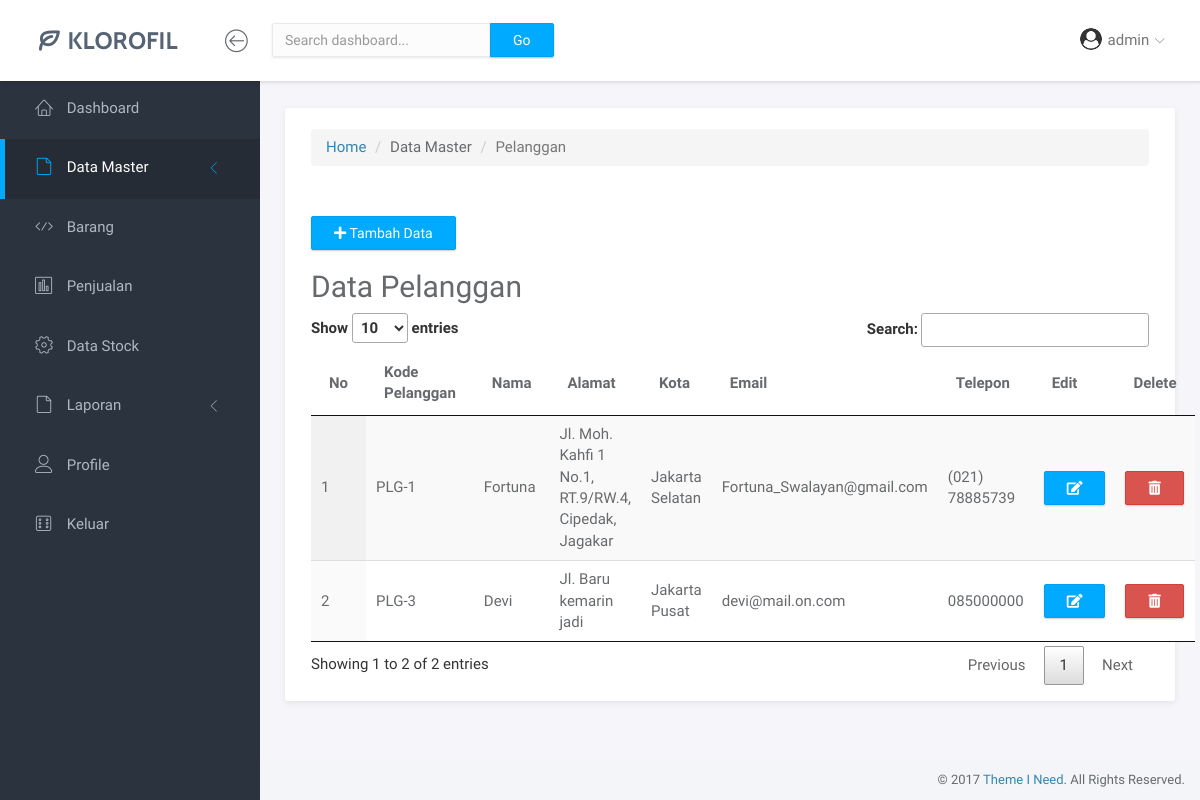
Before: /3-Dashboard-Pelanggan.php (signed in) with the older database file.
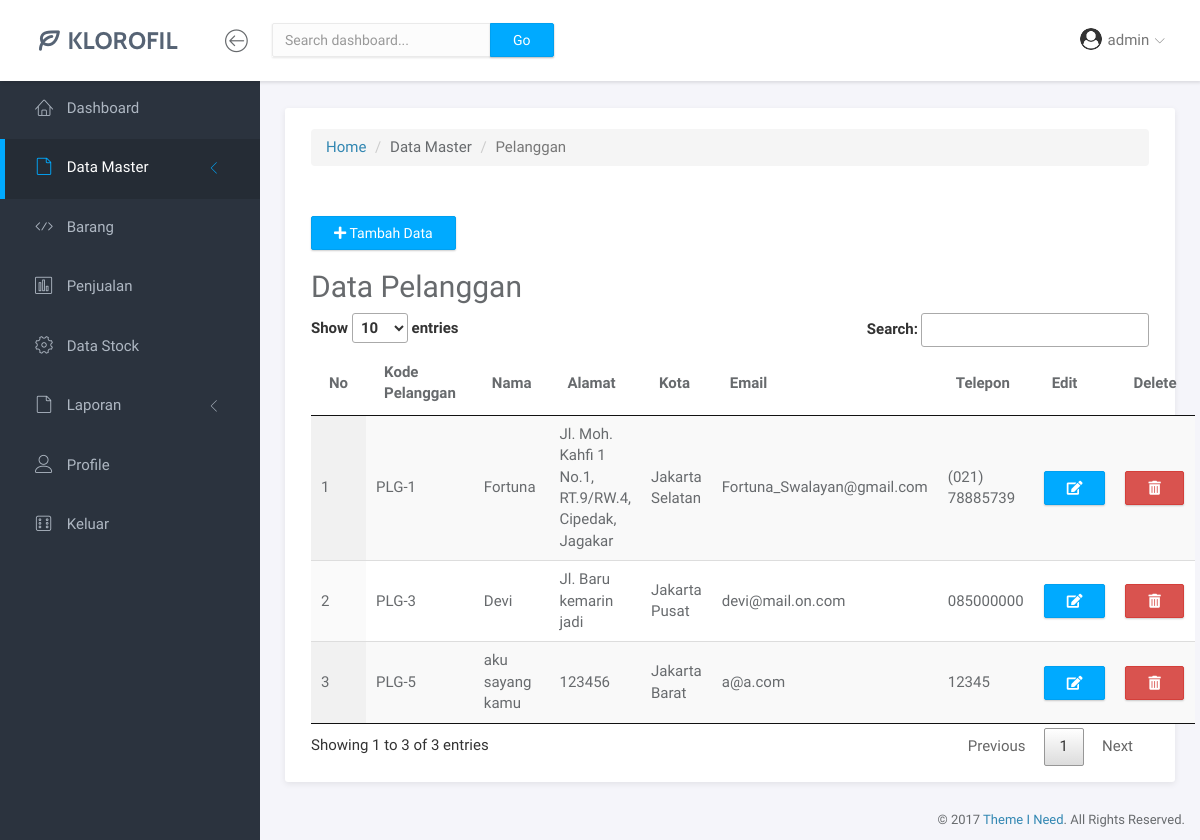
After: the same page with the newer database file.
### tables this page shows
CREATE TABLE `pelanggan` (
  `Kode_Pelanggan` varchar(12) NOT NULL,
  `Nama_Pelanggan` varchar(30) NOT NULL,
  `Alamat_Pelanggan` varchar(255) NOT NULL,
  `Kota_Pelanggan` varchar(30) NOT NULL,
  `Email_Pelanggan` varchar(30) DEFAULT NULL,
  `Telp_Pelanggan` varchar(30) DEFAULT NULL,
  `deleted` tinyint(1) NOT NULL DEFAULT 0
);

### functions/functions-pelanggan.php (called while the page is built, shortened)
<?php
$conn = mysqli_connect("localhost", "root", "", "kpdiana");
function query($query) {
	global $conn;
	$result = mysqli_query($conn, $query);
	$rows = [];
	while( $row = mysqli_fetch_assoc($result) ) {
		$rows[] = $row;
	}
	return $rows;
}
?>

### 3-Dashboard-Pelanggan.php (the view, shortened to what this page needs)
<?php
require 'functions/functions-pelanggan.php';
$daftarpelanggan = query("SELECT * FROM pelanggan WHERE deleted = 0");
?>
<!doctype html>
<html lang="en">
<head>
    <link rel="stylesheet" href="assets/vendor/bootstrap/css/bootstrap.min.css">
    <link rel="stylesheet" href="assets/vendor/fontawesome-free-5.15.3-web/css/all.css">
    <link rel="stylesheet" href="assets/vendor/linearicons/style.css">
    <link rel="stylesheet" href="assets/vendor/chartist/css/chartist-custom.css">
    <link rel="stylesheet" href="assets/css/main.css">
    <link rel="stylesheet" href="assets/css/demo.css">
    <link rel="stylesheet" href="assets/vendor/datatables/jquery.dataTables.min.css">
</head>
<body>
    <div id="wrapper">
        <nav class="navbar navbar-default navbar-fixed-top">
            <div class="brand">
                <a href="index.html"><img src="assets/img/logo-dark.png" alt="Klorofil Logo" class="img-responsive logo"></a>
            </div>
            <div class="container-fluid">
                <div class="navbar-btn">
                    <button type="button" class="btn-toggle-fullwidth"><i class="lnr lnr-arrow-left-circle"></i></button>
                </div>
                <form class="navbar-form navbar-left">
                    <div class="input-group">
                        <input type="text" value="" class="form-control" placeholder="Search dashboard...">
                        <span class="input-group-btn"><button type="button" class="btn btn-primary">Go</button></span>
                    </div>
                </form>
                <div id="navbar-menu">
                    <ul class="nav navbar-nav navbar-right">
                        <li class="dropdown">
                             <a href="#" class="dropdown-toggle" data-toggle="dropdown"><img src="assets/img/profile/<?= $_SESSION['user']['gambar'] ?>" class="img-circle" alt="Avatar"> <span><?= $_SESSION['user']['nama'] ?></span> <i class="icon-submenu lnr lnr-chevron-down"></i></a>
                        </li>
                    </ul>
                </div>
            </div>
        </nav>
        <div id="sidebar-nav" class="sidebar">
            <div class="sidebar-scroll">
                <nav>
                    <ul class="nav">
                        <li><a href="1-Dashboard-Home.php" class=""><i class="lnr lnr-home"></i> <span>Dashboard</span></a></li>
                        <li>
                            <a href="#subPages" data-toggle="collapse" class="collapsed active"><i class="lnr lnr-file-empty"></i>
							<span>Data Master</span> <i class="icon-submenu lnr lnr-chevron-left"></i></a>
                        </li>
                        <li><a href="9-Dashboard-BarangMasuk.php" class=""><i class="lnr lnr-code"></i></i> <span>Barang</span></a></li>
                        <li><a href="4-Dashboard-Penjualan.php" class=""><i class="lnr lnr-chart-bars"></i> <span>Penjualan</span></a></li>
                        <li><a href="5-Dashboard-DataStock.php" class=""><i class="lnr lnr-cog"></i> <span>Data Stock</span></a></li>
                        <li>
                            <a href="#Laporan" data-toggle="collapse" class="collapsed"><i class="lnr lnr-file-empty"></i>
							<span>Laporan</span> <i class="icon-submenu lnr lnr-chevron-left"></i></a>
                        </li>
                        <li><a href="page-profile.php" class=""><i class="lnr lnr-user"></i> <span>Profile</span></a></li>
                        <li><a href="logout.php" class=""><i class="lnr lnr-dice"></i> <span>Keluar</span></a></li>
                    </ul>
                </nav>
            </div>
        </div>
        <div class="main">
            <div class="main-content">
                <div class="container-fluid">
                    <div class="panel panel-headline">
                        <div class="panel-heading">
                            <div class="inibreadcumb">
                                <nav aria-label="breadcrumb">
                                    <ol class="breadcrumb">
                                        <li class="breadcrumb-item"><a href="1-Dashboard-Home.html">Home</a></li>
                                        <li class="breadcrumb-item">Data Master</li>
                                        <li class="breadcrumb-item active" aria-current="page">Pelanggan</li>
                                    </ol>
                                </nav>
                            </div>
                        </div>
                        <div class="panel-body">
                            <div class="row">
                                <div class="col-md-12">
                                    <button type="button" class="btn btn-primary" data-toggle="modal" data-target="#exampleModal"> <i class="fas fa-plus"></i> Tambah Data</button>
                                    <h2>Data Pelanggan</h2>
                                    <table id="table_barang" class="display">
                                        <thead>
                                            <tr>
                                                <th>No</th>
                                                <th>Kode Pelanggan</th>
                                                <th>Nama</th>
                                                <th>Alamat</th>
                                                <th>Kota</th>
                                                <th>Email</th>
                                                <th>Telepon</th>
                                                <th>Edit</th>
                                                <th>Delete</th>
                                            </tr>
                                        </thead>
                                        <tbody>
                                            <?php $i = 1; ?>
                                            <?php foreach($daftarpelanggan as $pelanggan): ?>
                                                <tr>
                                                    <td><?= $i ?></td>
                                                    <td><?= $pelanggan['Kode_Pelanggan'] ?></td>
                                                    <td><?= $pelanggan['Nama_Pelanggan'] ?></td>
                                                    <td><?= $pelanggan['Alamat_Pelanggan'] ?></td>
                                                    <td><?= $pelanggan['Kota_Pelanggan'] ?></td>
                                                    <td><?= $pelanggan['Email_Pelanggan'] ?></td>
                                                    <td><?= $pelanggan['Telp_Pelanggan'] ?></td>
                                                    <td>
                                                        <button type="button" class="btn btn-primary" data-toggle="modal" data-target="#editModal" data-whatever="<?= $pelanggan['Kode_Pelanggan'] ?>~<?= $pelanggan['Nama_Pelanggan'] ?>~<?= $pelanggan['Alamat_Pelanggan'] ?>~<?= $pelanggan['Kota_Pelanggan'] ?>~<?= $pelanggan['Email_Pelanggan'] ?>~<?= $pelanggan['Telp_Pelanggan'] ?>"><i class="fas fa-edit"></i></button>
                                                    </td>
                                                    <td>
                                                        <button type="button" class="btn btn-danger" data-toggle="modal" data-target="#deleteModal" data-whatever="<?= $pelanggan['Kode_Pelanggan'] ?>_<?= $pelanggan['Nama_Pelanggan'] ?>"><i class="fas fa-trash-alt"></i></button>
                                                    </td>
                                                </tr>
                                            <?php $i++; ?>
                                            <?php endforeach ?>
                                        </tbody>
                                    </table>
                                </div>
                            </div>
                        </div>
                    </div>
                </div>
            </div>
        </div>
        <footer>
            <div class="container-fluid">
                <p class="copyright">&copy; 2017 <a href="https://www.themeineed.com" target="_blank">Theme I Need</a>. All Rights Reserved.</p>
            </div>
        </footer>
    </div>
</body>
</html>

Changed rows visible on the page:
added pelanggan: Kode_Pelanggan "PLG-5", Nama_Pelanggan "aku sayang kamu", Alamat_Pelanggan "123456", Kota_Pelanggan "Jakarta Barat", Email_Pelanggan "a@a.com", Telp_Pelanggan "12345"
Other visible differences:
text written by a page script: "Show entries Search: Showing 1 to 2 of 2 entries Previous 1 Next" → "Show entries Search: Showing 1 to 3 of 3 entries Previous 1 Next"
